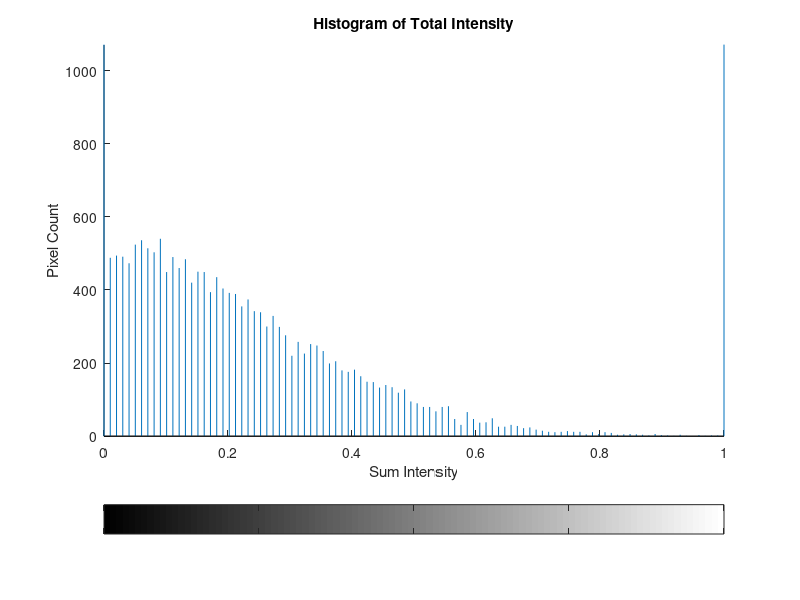

Source code (MATLAB): (Note: this script raises an error after producing the figure.)
% test_cropBackground.m
%
% This script generates a synthetic hyperspectral cube containing a bright
% triangular region on a noisy background, then uses cropBackground to
% remove the background pixels based on total intensity thresholds.
%
% Author:  Adrián Gómez-Sánchez
% Date:    2024-12-14
% License: MIT
% Version: v1.0

%% 1) Setup parameters
rows      = 200;    % image height
cols      = 200;    % image width
nBands    = 30;     % number of spectral bands
noiseLevelBackground = 0.05;  % background noise std
noiseLevelSignal     = 0.01;  % signal noise std

% Wavelength axis (for plotting)
wavelengths = linspace(400, 900, nBands);  % nm

%% 2) Create triangular mask
% Define triangle vertices (x, y)
vx = [50, 150, 100];
vy = [150, 150, 50];
triangleMask = poly2mask(vx, vy, rows, cols);  % logical [rows x cols]

%% 3) Define spectral signature for the triangle
% Simulate a Gaussian-shaped reflectance spectrum
lambda0 = 650;                % peak at 650 nm
sigma   = 80/2.355;           % FWHM ~80 nm
spectralSig = exp( -((wavelengths - lambda0).^2) / (2*sigma^2) );
spectralSig = spectralSig / max(spectralSig);  % normalize to [0,1]

%% 4) Build the hyperspectral cube
hypCube = zeros(rows, cols, nBands);
for b = 1:nBands
    % Background noise everywhere
    bg = noiseLevelBackground * randn(rows, cols);
    % Signal only inside triangle, scaled by spectral signature + small noise
    sig = spectralSig(b) * ones(rows, cols);
    sig = sig + noiseLevelSignal * randn(rows, cols);
    sig(~triangleMask) = 0;  % zero outside triangle
    % Combine
    hypCube(:,:,b) = bg + sig;
end

%% 5) Compute global intensity map and pick thresholds
globalIntensity = sum(hypCube, 3);  % [rows x cols]
% Visualize intensity histogram to choose threshold
figure; imhist(globalIntensity(:), 100);
title('Histogram of Total Intensity');
xlabel('Sum Intensity'); ylabel('Pixel Count');

% Set thresholds to remove most background while keeping triangle
minT = 0.3 * max(globalIntensity(:));  
maxT = max(globalIntensity(:));

%% 6) Apply cropBackground
[croppedMatrix, keptIdx, removedIdx] = cropBackground(hypCube, minT, maxT);

%% 7) Reconstruct and visualize mask
mask = false(rows*cols,1);
mask(keptIdx) = true;
maskImage = reshape(mask, rows, cols);

figure;
subplot(2,2,1);
imshow(globalIntensity, []);
title('Global Intensity Map');

subplot(2,2,2);
imshow(maskImage);
title('Retained-Pixels Mask');

subplot(2,2,3);
% Show one representative band (e.g., band at index ~ mid-spectrum)
bShow = round(nBands/2);
imagesc(hypCube(:,:,bShow)); axis image off;
title(sprintf('Band %d (%.0f nm)', bShow, wavelengths(bShow)));

subplot(2,2,4);
imagesc(maskImage .* hypCube(:,:,bShow)); axis image off;
title('Masked Band (Signal Only)');

%% 8) Quantitative summary
nTotal    = rows*cols;
nKept     = numel(keptIdx);
nRemoved  = numel(removedIdx);
fprintf('Total pixels:   %d\n', nTotal);
fprintf('Kept pixels:    %d (%.2f%%)\n', nKept, 100*nKept/nTotal);
fprintf('Removed pixels: %d (%.2f%%)\n', nRemoved, 100*nRemoved/nTotal);

disp('Test of cropBackground completed. Review figures and summary.');
